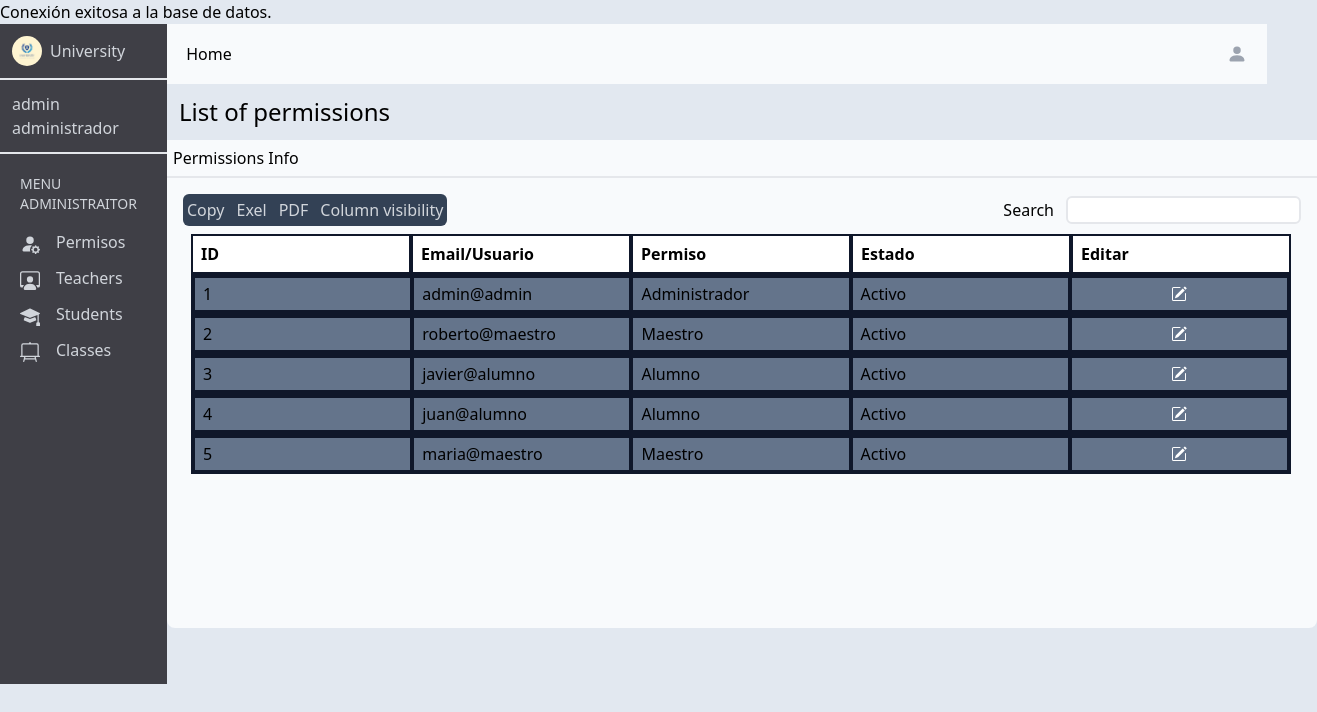
Page /adminperm.php (signed in) on the earlier database version.
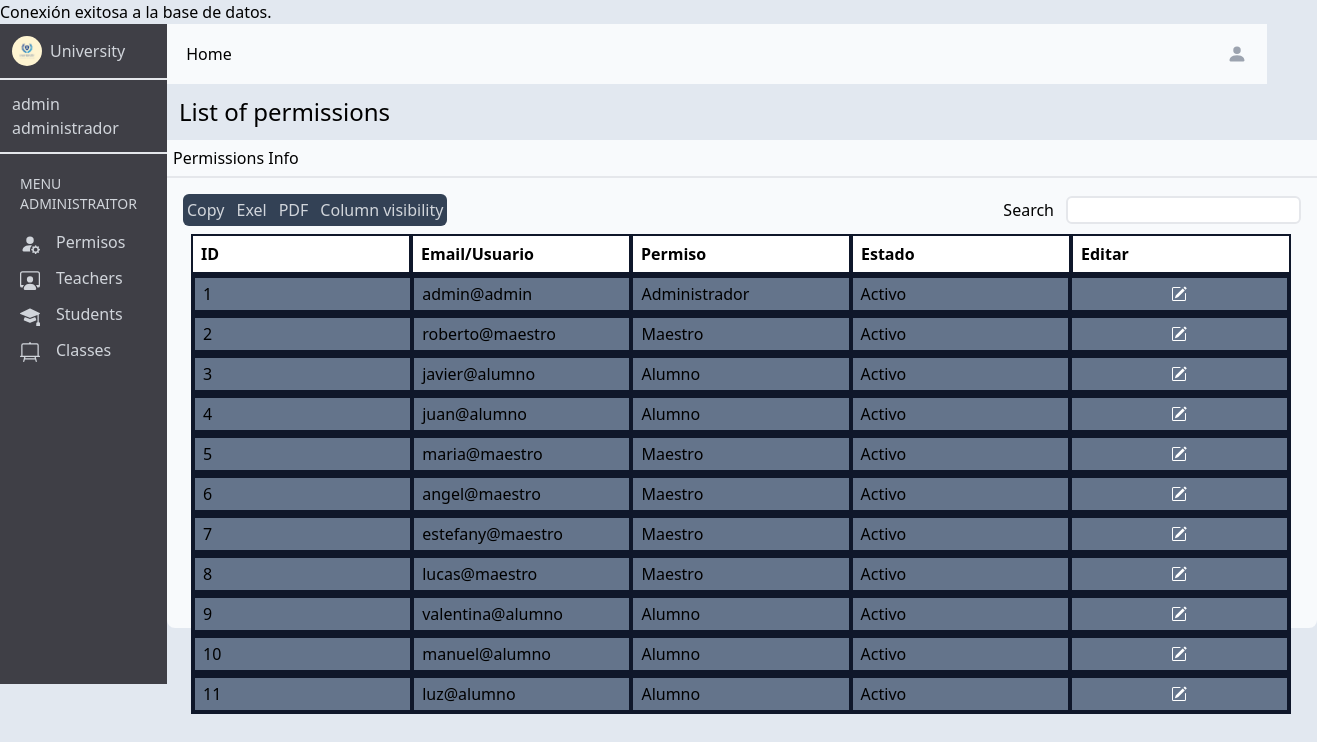
Same page on the later database version.
### tables this page shows
CREATE TABLE IF NOT EXISTS `administrador` (
  `id` int NOT NULL AUTO_INCREMENT,
  `dni` int NOT NULL,
  `nombre` varchar(100) NOT NULL,
  `usuario` varchar(250) NOT NULL,
  `contrasena` varchar(250) NOT NULL,
  `permiso` varchar(100) NOT NULL,
  `estado` varchar(100) NOT NULL,
  `direccion` varchar(250) NOT NULL,
  `nacimiento` date NOT NULL,
  `clase` varchar(100) NOT NULL,
  PRIMARY KEY (`id`),
  UNIQUE KEY `dni` (`dni`),
  UNIQUE KEY `usuario` (`usuario`(100)),
  KEY `dni_2` (`dni`)
);

### adminperm.php (the view, shortened to what the changed rows need)
<?php
require "connection.php";
$consulta = "SELECT * FROM administrador";
$resultado = mysqli_query($connection, $consulta);
?>
<!DOCTYPE html>
<html lang="en">
<head>
    <link href="/dist/output.css" rel="stylesheet">
</head>
<body class="bg-slate-200">
    <main class="h-screen flex">
        <div class="flex flex-col">
            <div>
                <div class="w-full h-custom-450 p-4 bg-slate-50 rounded-b-lg">
                    <div class="w-custom-1100 flex flex-col p-2">
                        <?php
                        $contador = 1;
                        while (($fila = mysqli_fetch_assoc($resultado))) {
                            echo "<div class='w-custom-1100 h-custom-40 flex bg-slate-500 border-2 border-slate-900'>";
                            echo "<div class='w-custom-220 border-2 border-slate-900 flex items-center p-2'>" . $contador . "</div>";
                            echo "<div class='w-custom-220 border-2 border-slate-900 flex items-center p-2'>" . $fila['usuario'] . "</div>";
                            echo "<div class='w-custom-220 border-2 border-slate-900 flex items-center p-2'>" . $fila['permiso'] . "</div>";
                            echo "<div class='w-custom-220 border-2 border-slate-900 flex items-center p-2'>" . $fila['estado'] . "</div>";
                            echo "<button class='w-custom-220 border-2 border-slate-900 flex justify-center items-center p-2'>" . "<svg xmlns='http://www.w3.org/2000/svg width='16' height='16' fill='currentColor' class='bi bi-pencil-square text-white' viewBox='0 0 16 16'>" .
                            "<path d='M15.502 1.94a.5.5 0 0 1 0 .706L14.459 3.69l-2-2L13.502.646a.5.5 0 0 1 .707 0l1.293 1.293zm-1.75 2.456-2-2L4.939 9.21a.5.5 0 0 0-.121.196l-.805 2.414a.25.25 0 0 0 .316.316l2.414-.805a.5.5 0 0 0 .196-.12l6.813-6.814z'/>" . "
                                <path fill-rule='evenodd' d='M1 13.5A1.5 1.5 0 0 0 2.5 15h11a1.5 1.5 0 0 0 1.5-1.5v-6a.5.5 0 0 0-1 0v6a.5.5 0 0 1-.5.5h-11a.5.5 0 0 1-.5-.5v-11a.5.5 0 0 1 .5-.5H9a.5.5 0 0 0 0-1H2.5A1.5 1.5 0 0 0 1 2.5v11z'/>" .
                            "</svg>" . "</button>";
                            echo "</div>";
                            $contador++;
                        }
                        ?>
                    </div>
                </div>
            </div>
        </div>
    </main>
</body>
</html>

Differences in the rows shown:
added administrador: usuario "angel@maestro", permiso "Maestro", estado "Activo"
added administrador: usuario "estefany@maestro", permiso "Maestro", estado "Activo"
added administrador: usuario "lucas@maestro", permiso "Maestro", estado "Activo"
added administrador: usuario "valentina@alumno", permiso "Alumno", estado "Activo"
added administrador: usuario "manuel@alumno", permiso "Alumno", estado "Activo"
added administrador: usuario "luz@alumno", permiso "Alumno", estado "Activo"
